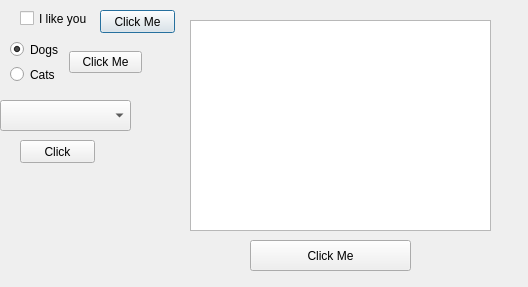
<?xml version="1.0" encoding="UTF-8"?>
<ui version="4.0">
 <class>Dialog</class>
 <widget class="QDialog" name="Dialog">
  <property name="geometry">
   <rect>
    <x>0</x>
    <y>0</y>
    <width>528</width>
    <height>287</height>
   </rect>
  </property>
  <property name="windowTitle">
   <string>Dialog</string>
  </property>
  <widget class="QPushButton" name="pushButton">
   <property name="geometry">
    <rect>
     <x>100</x>
     <y>10</y>
     <width>75</width>
     <height>23</height>
    </rect>
   </property>
   <property name="text">
    <string>Click Me</string>
   </property>
  </widget>
  <widget class="QCheckBox" name="checkBox">
   <property name="geometry">
    <rect>
     <x>20</x>
     <y>10</y>
     <width>70</width>
     <height>17</height>
    </rect>
   </property>
   <property name="text">
    <string>I like you</string>
   </property>
  </widget>
  <widget class="QComboBox" name="comboBox">
   <property name="geometry">
    <rect>
     <x>0</x>
     <y>100</y>
     <width>131</width>
     <height>31</height>
    </rect>
   </property>
  </widget>
  <widget class="QPushButton" name="pushButton_3">
   <property name="geometry">
    <rect>
     <x>20</x>
     <y>140</y>
     <width>75</width>
     <height>23</height>
    </rect>
   </property>
   <property name="text">
    <string>Click</string>
   </property>
  </widget>
  <widget class="QListWidget" name="listWidget">
   <property name="geometry">
    <rect>
     <x>190</x>
     <y>20</y>
     <width>301</width>
     <height>211</height>
    </rect>
   </property>
  </widget>
  <widget class="QPushButton" name="pushButton_4">
   <property name="geometry">
    <rect>
     <x>250</x>
     <y>240</y>
     <width>161</width>
     <height>31</height>
    </rect>
   </property>
   <property name="text">
    <string>Click Me</string>
   </property>
  </widget>
  <widget class="QWidget" name="">
   <property name="geometry">
    <rect>
     <x>10</x>
     <y>40</y>
     <width>132</width>
     <height>44</height>
    </rect>
   </property>
   <layout class="QHBoxLayout" name="horizontalLayout">
    <item>
     <layout class="QVBoxLayout" name="verticalLayout">
      <item>
       <widget class="QRadioButton" name="radioButton_2">
        <property name="text">
         <string>Dogs</string>
        </property>
        <property name="checked">
         <bool>true</bool>
        </property>
       </widget>
      </item>
      <item>
       <widget class="QRadioButton" name="radioButton">
        <property name="text">
         <string>Cats</string>
        </property>
       </widget>
      </item>
     </layout>
    </item>
    <item>
     <widget class="QPushButton" name="pushButton_2">
      <property name="text">
       <string>Click Me</string>
      </property>
     </widget>
    </item>
   </layout>
  </widget>
 </widget>
 <resources/>
 <connections/>
</ui>
